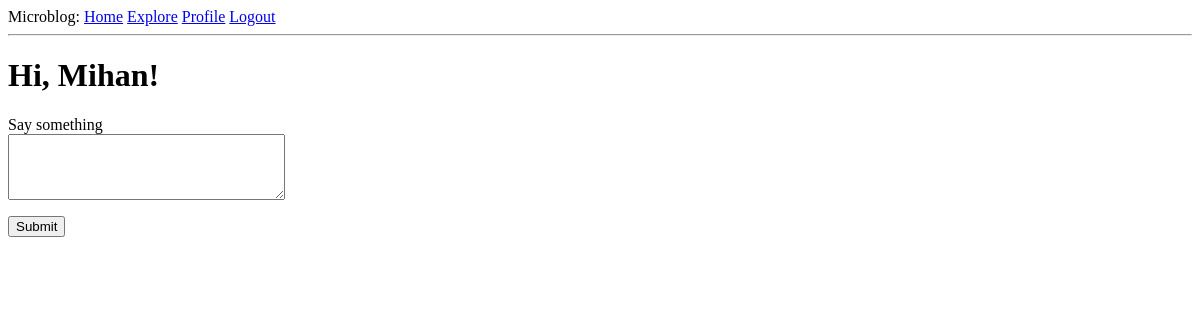
The page /index (signed in) on the database as committed earlier.
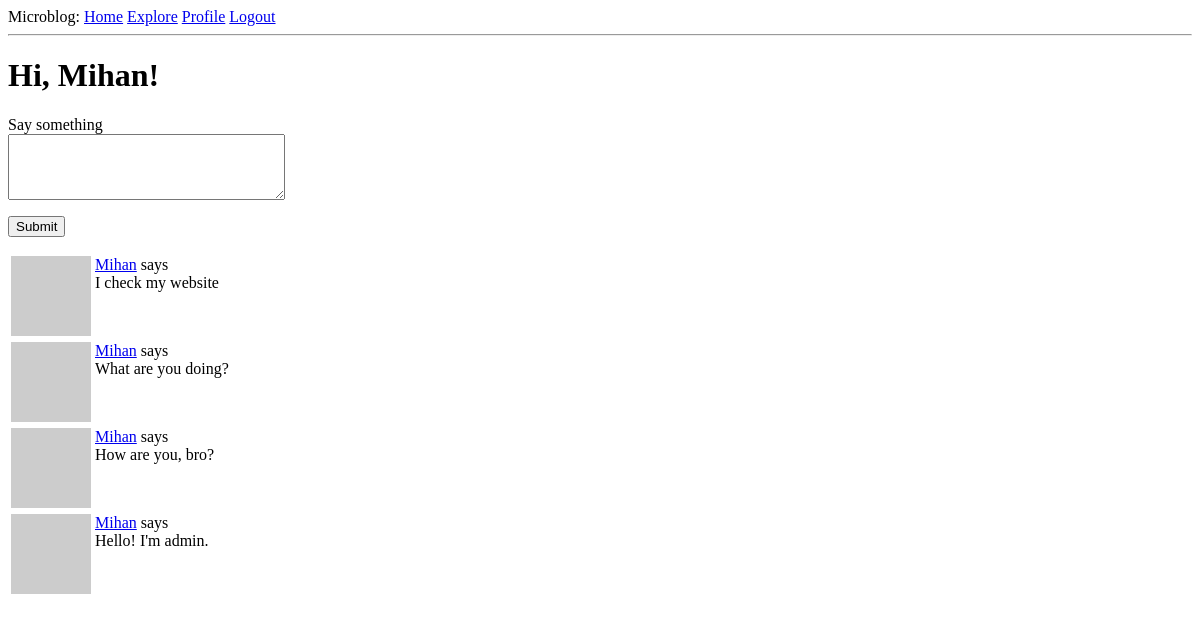
The same page on the database as committed later.
### app/models.py (models this page shows, shortened)
class Post(db.Model):  # таблица постов в БД
    id = db.Column(db.Integer, primary_key=True)
    body = db.Column(db.String(140))
    timestamp = db.Column(db.DateTime, index=True, default=datetime.utcnow)
    user_id = db.Column(db.Integer, db.ForeignKey('user.id'))

class User(UserMixin, db.Model):  # таблица пользователей в БД
    id = db.Column(db.Integer, primary_key=True)
    username = db.Column(db.String(64), index=True, unique=True)
    email = db.Column(db.String(120), index=True, unique=True)
    password_hash = db.Column(db.String(128))
    posts = db.relationship('Post', backref='author', lazy='dynamic')
    about_me = db.Column(db.String(140))
    last_seen = db.Column(db.DateTime, default=datetime.utcnow)
    followed = db.relationship(
        'User', secondary=followers,  # secondary - таблица конфигураций
        primaryjoin=(followers.c.follower_id == id),  # условие связывающее с левой стороны(follower)
        secondaryjoin=(followers.c.followed_id == id),  # условие связывающее с правой стороны(followed)
        backref=db.backref('followers', lazy='dynamic'), lazy='dynamic'  # backref определяет доступность с правой стороны, lazy определяет режим выполнения запроса
    )
    def avatar(self, size):  # изображение аватара
        digest = md5(self.email.lower().encode('utf-8')).hexdigest()   # конвертирование почты в нижний регистр, далее в 16-ю строку
        return 'https://www.gravatar.com/avatar/{}?d=identicon&s={}'.format(digest, size)
    def followed_posts(self):  # единый запрос БД
        followed = Post.query.join(  # объединение в таблицу ассоциаций подписчиков
            followers, (followers.c.followed_id == Post.user_id)).filter(
            followers.c.follower_id == self.id)  # фильтрация, чтобы вывести только тех за кем следит пользователь
        own = Post.query.filter_by(user_id=self.id)  # вывод своих постов
        return followed.union(own).order_by(Post.timestamp.desc())  # объединение 'followed' и 'own', а после сортировка по времени публикации

### app/routes.py (the view)
@app.route('/', methods=['GET', 'POST'])
@app.route('/index', methods=['GET', 'POST'])  # Отлавливание главной страницы
@login_required  # Функция защиты просмотра от незарегистрированнных пользователей
def index():
    form = PostForm()
    if form.validate_on_submit():
        post = Post(body=form.post.data, author=current_user)
        db.session.add(post)
        db.session.commit()
        flash('Your post is now live')
        return redirect(url_for('index'))
    page = request.args.get('page', 1, type=int)
    posts = current_user.followed_posts().paginate(page, app.config['POSTS_PER_PAGE'], False)
    next_url = url_for('index', page=posts.next_num) \
    if posts.has_next else None
    prev_url = url_for('index', page=posts.prev_num) \
    if posts.has_prev else None
    return render_template('index.html', title='Home Page', form=form, posts=posts.items, next_url=next_url, prev_url=prev_url)

### app/forms.py
class PostForm(FlaskForm):  # форма для ввода нового сообщения
    post = TextAreaField('Say something', validators=[DataRequired(), Length(min=1, max=140)])
    submit = SubmitField('Submit')

### app/models.py (called while the page is built)
@login.user_loader  # регистрирование пользовательского загрузчика
def load_user(id):
    return User.query.get(int(id))

### app/routes.py (called while the page is built)
@app.before_request  # последняя активность пользователя
def before_request():
    if current_user.is_authenticated:
        current_user.last_seen = datetime.utcnow()
        db.session.commit()

### app/templates/index.html (shortened to what this page needs)
{% extends "base.html" %}
{% block content %}
    <h1>Hi, {{ current_user.username }}!</h1>
    {% if form %}
    <form action="" method="post">
        <p>
            {{ form.post.label }} <br>
            {{ form.post(cols=32, rows =4) }}<br>
        </p>
        <p>{{ form.submit() }}</p>
    </form>
    {% endif %}
    {% for post in posts %}
        {% include '_post.html' %}
    {% endfor %}
{% endblock %}

### app/templates/_post.html
<table>
  <tr valign="top">
      <td><img src="{{ post.author.avatar(36) }}"></td>
      <td><a href="{{ url_for('user', username=post.author.username) }}">{{ post.author.username }}</a> says <br>{{ post.body }}</td>
  </tr>
</table>

Rows that differ between the two databases and show on the page:
added Post: author.username "Mihan", body "I check my website"
added Post: author.username "Mihan", body "What are you doing?"
added Post: author.username "Mihan", body "How are you, bro?"
added Post: author.username "Mihan", body "Hello! I'm admin."
